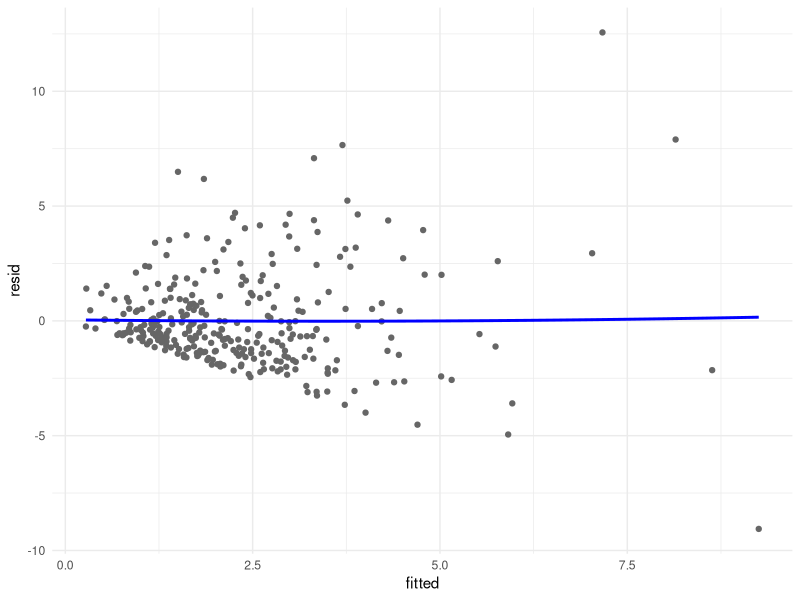
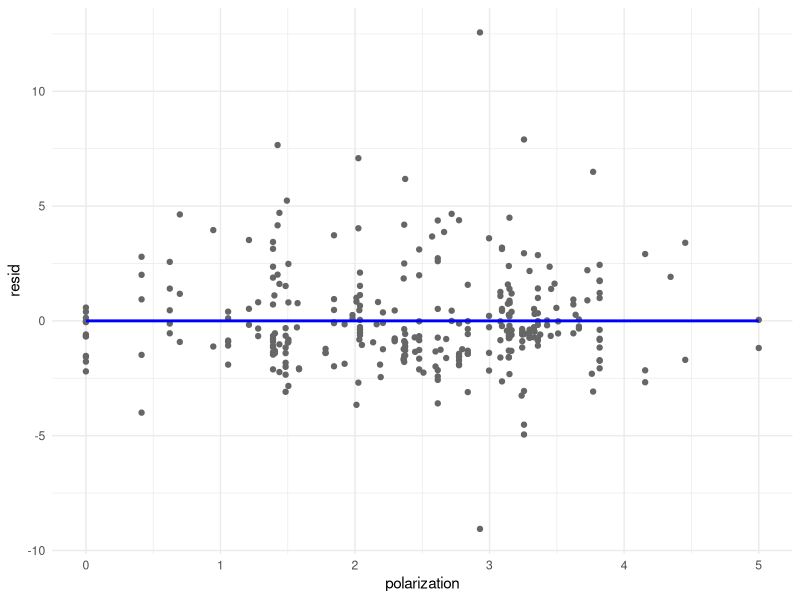
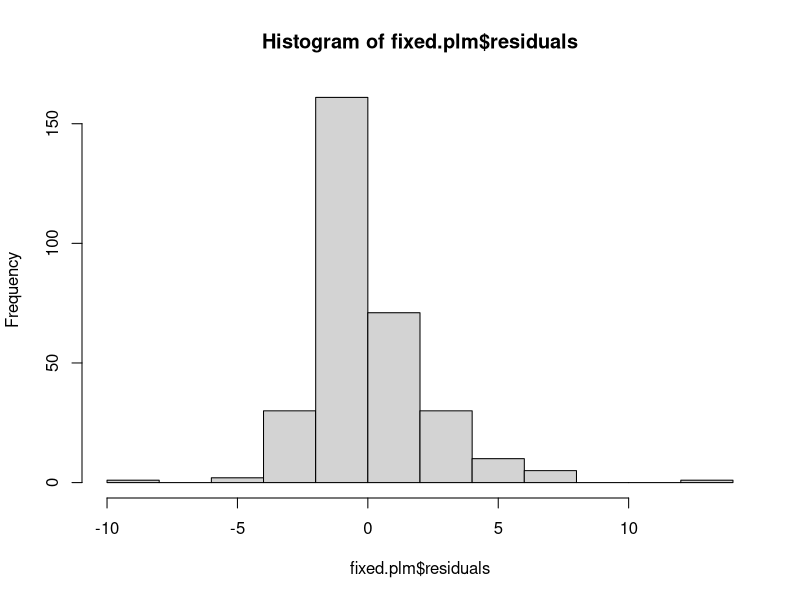
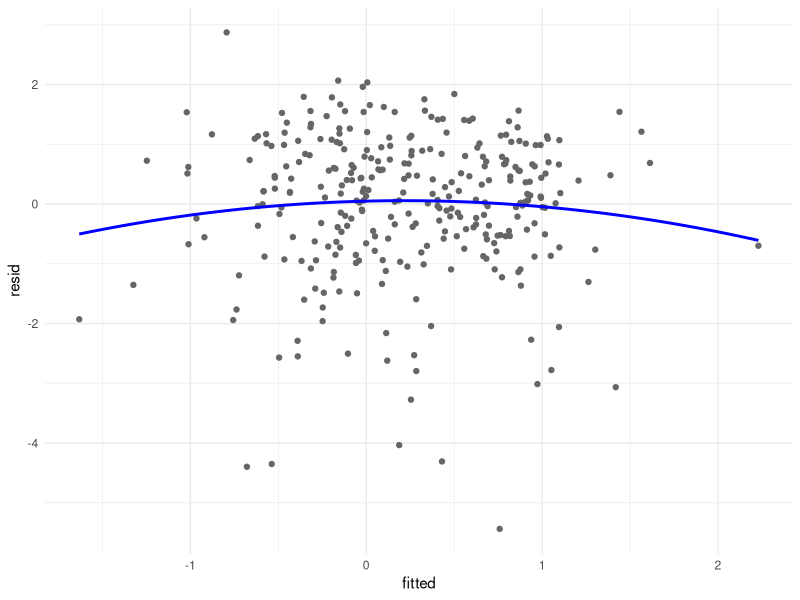
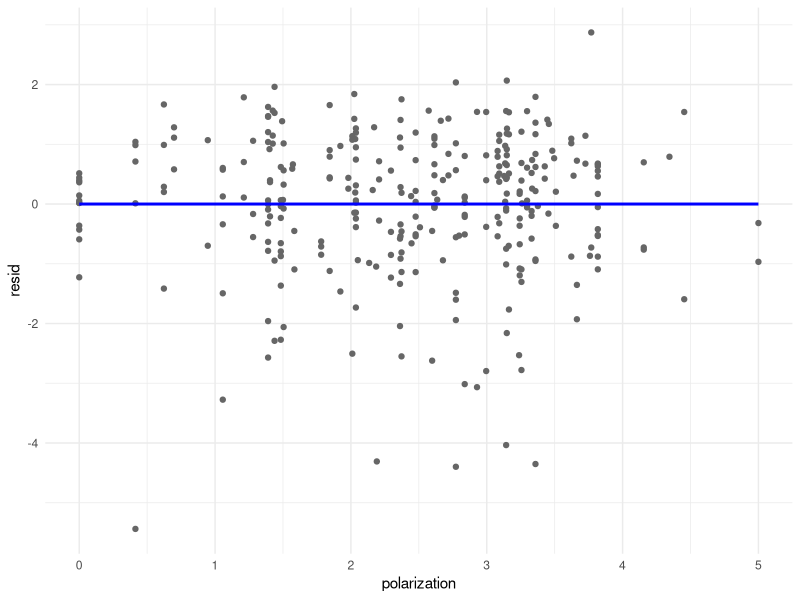
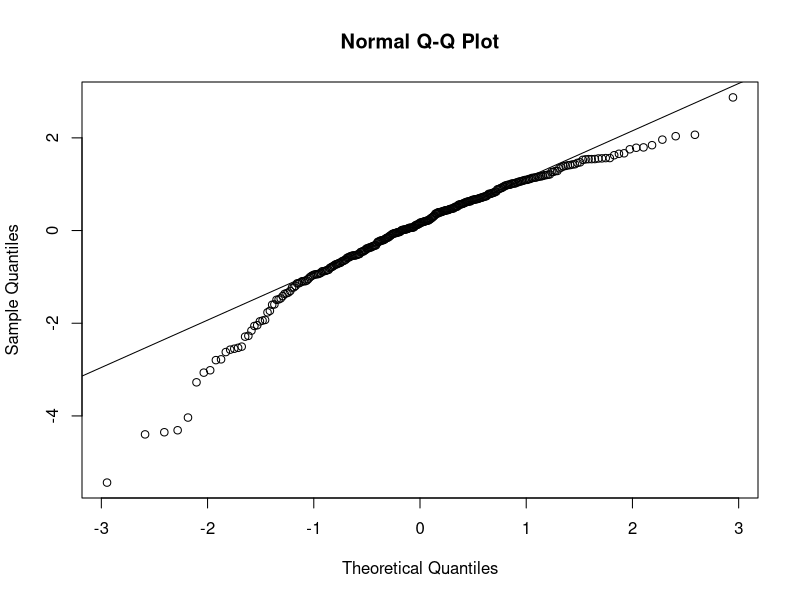
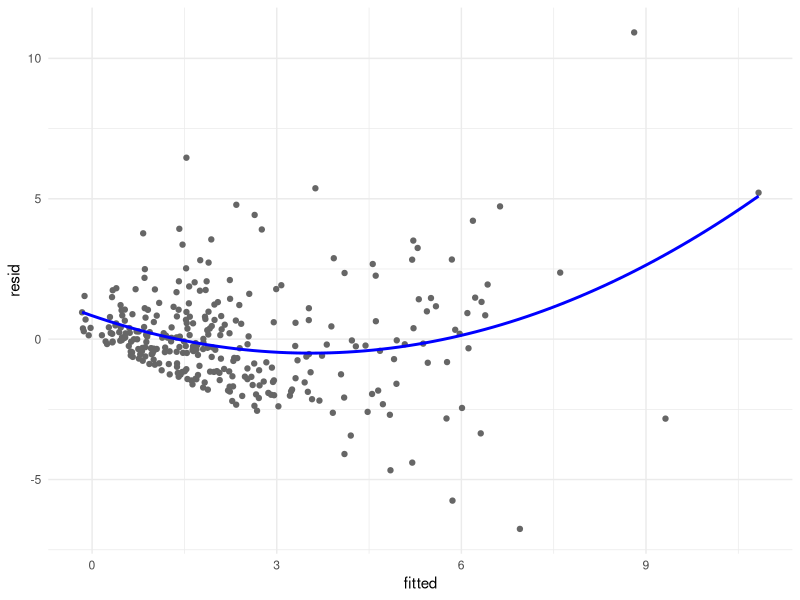

Write the R code that produced these figures, in order.
## Modelo Basico... falta graficar los effectos de "vdem_pol"
library(ggplot2)
library(sandwich)
library(lmtest)
dataLA <- read.csv(here::here("data", "LA_Growth.csv"))

#### Modelo ####
dataLA$polarization <- ((5/6.297)*(dataLA$vdem_pol))-((5/6.297)*(-3.304))

fixed.plm <- plm::plm(vol_growth~ lag(vol_growth) + polarization + I(polarization^2) + 
                              lib_dem_index +dist_mag_mean + election + domesticcredit +
                              vol_inf + spending + cbi_g, data = dataLA, 
                      index=c("code_country", "year"), model="within")
summary(fixed.plm)



Fe.model.fitted <- cbind(fixed.plm$model, 
                          resid=fixed.plm$residuals, 
                          fitted=plm:::fitted_exp.plm(fixed.plm))

ggplot(Fe.model.fitted, aes(x=fitted, y=resid)) +
        geom_point(color="gray40") +
        geom_smooth(method = "lm", col = "blue",formula = y~poly(x,2),se=F)+
        theme_minimal()
# El gráfico tiene forma de embudo, muestra problemas de heterocedasticidad

ggplot(Fe.model.fitted, aes(x=polarization, y=resid)) +
        geom_point(color="gray40") +
        geom_smooth(method = "lm", col = "blue",formula = y~poly(x,2),se=F)+
        theme_minimal()





# Breusch-Pagan Test
lmtest::bptest(fixed.plm) # El modelo tiene problemas de heterocedasticidad

# Estimación con errores robustos
coeftest(fixed.plm, vcov.=vcovHC(fixed.plm, type="HC1")) # Pierde significación pol^2



#### Modelo 2 ####
fixed.plm2 <- plm::plm(log(vol_growth) ~ lag(log(vol_growth)) + polarization + I(polarization^2) + 
                               lib_dem_index +dist_mag_mean + election + domesticcredit +
                               vol_inf + spending + cbi_g, data = dataLA, 
                       index=c("code_country", "year"), model="within", effect = "individual")

lmtest::bptest(fixed.plm2)
summary(fixed.plm2)
coeftest(fixed.plm2, vcov.=vcovHC(fixed.plm2, type="HC1")) 


hist(fixed.plm$residuals)


Fe.model.fitted2 <- cbind(fixed.plm2$model, 
                          resid=fixed.plm2$residuals, 
                          fitted=plm:::fitted_exp.plm(fixed.plm2))



ggplot(Fe.model.fitted2, aes(x=fitted, y=resid)) +
        geom_point(color="gray40") +
        geom_smooth(method = "lm", col = "blue",formula = y~poly(x,2),se=F)+
        theme_minimal()


ggplot(Fe.model.fitted2, aes(x=polarization, y=resid)) +
        geom_point(color="gray40") +
        geom_smooth(method = "lm", col = "blue",formula = y~poly(x,2),se=F)+
        theme_minimal()

qqnorm(Fe.model.fitted2$resid)
qqline(Fe.model.fitted2$resid)




# Sin venezuela (outlier)
dataLAX <- dataLA[dataLA$country!="Venezuela",]

fixed.plm3 <- plm::plm(vol_growth ~ lag(vol_growth) + polarization + I(polarization^2) + 
                               lib_dem_index +dist_mag_mean + election + domesticcredit +
                               inflation + spending + cbi_g, data = dataLAX, 
                       index=c("code_country"), model="within", effect = "twoways")

lmtest::bptest(fixed.plm3)
summary(fixed.plm3)
coeftest(fixed.plm3, vcov.=vcovHC(fixed.plm3, type="HC1")) 

Fe.model.fitted3 <- cbind(fixed.plm3$model, 
                          resid=fixed.plm3$residuals, 
                          fitted=plm:::fitted_exp.plm(fixed.plm3))

ggplot(Fe.model.fitted3, aes(x=fitted, y=resid)) +
        geom_point(color="gray40") +
        geom_smooth(method = "lm", col = "blue",formula = y~poly(x,2),se=F)+
        theme_minimal()
